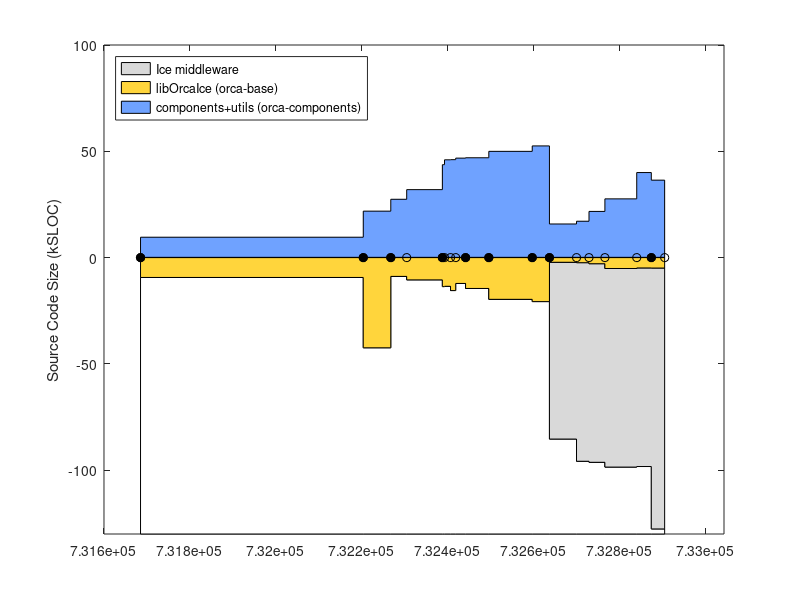

This figure's MATLAB source: (Note: this script raises an error after producing the figure.)
% keep track of orca project size using sloccount
clear all

% include/* except: include/{Freeze IceSSL IcePatch2}
% src/{Ice Slice IceGrid icecpp IceStorm slice2cpp IceUtil IceBox IceXML}
Sice212 = [
(7842-1000) + (22093+18419+11499+10568+4392+4200+4252+567+316)
];
Sice301 = [
(8164-1000) + (23018+19384+19169+10596+4479+4343+4308+622+319)
];
% now also add Java:
% src/{IceInternal Ice IceUtil IceBox}
Sice310 = [
(8810-1200) + (24275+20494+22689+10587+4569+4877+4770+667+319) + (13190+6915+1262+493)
];

% for comparison, ASN
Sasn = 90433;

% indeces
iyy=1;
imm=2;
idd=3;
iver=4;
isub=5;
ibase=6;
icomp=7;

Sorca = [ ...
% YY    MM  DD  ?   SUB     BASE     COMP             VERSION
% 0.8.6: a single distro, divide in halves arbitrarily
2003    4   14  1   0       18930/2 18930/2;          % 0.8.6 (last change in doc/ChangeLog
% BASE: orca-base
% COMP: orca-components
2004    9   13  1   0       42543   21726;            % 0.11.0
2004    11  16  1   0       8963    27310;            % 0.12.0
2004    12  23  0   0       10596   31845;            % 0.12.1
2005    3  16   1   0       13767   43576;            % 0.13.0
2005    3  21   0   0       13620   45874;            % 0.13.1
2005    4   4   0   0       15630   45944;            % 0.13.2
2005    4   16  0   0       12283   46666;            % 0.13.3
2005    5   9   1   0       14639   46837;            % 0.14.0
2005    7   2   1   0       19751   49854;            % 0.15.0
2005    10  11  1   0       20818   52408;            % 1.0.0
% BASE: just orcaice; should include interfaces/slice but can't
% COMP: comp + util - orcaice 
2005    11  20  1   Sice212 2320    9226+8781-2320;   % 2.0.0-rc1
2006    1   22  0   Sice301 2511    9801+9695-2511;   % 2.0.0-rc2
2006    2   20  0   Sice301 2998    9867+14734-2998;  % 2.0.0-rc3
2006    3   29  0   Sice301 5250    14625+18131-5250; % 2.0.0-rc4
2006    6   11  0   Sice301 4985    19999+24867-4985; % 2.0.0-rc5
2006    7   15  1   Sice310 5029    20040+21291-5029  % 2.0.0
];
Vorca ={'0.8.6', '0.11.0', '0.12.0', '0.12.1', '0.13.0', '0.13.1', '0.13.2', '0.13.3', '0.14.0', '0.15.0', '1.0.0', ...
    '2.0.0-rc1', '2.0.0-rc2', '2.0.0-rc3', '2.0.0-rc4', '2.0.0-rc5', '2.0.0' }';

% add a dummy release just for display
Sorca(end+1,:) = Sorca(end,:);
Sorca(end,imm) = Sorca(end,imm)+1;
Sorca(end,iver) = 0;
Vorca{end+1} = 'dummy';

% convert dates
Torca = datenum(Sorca(:,iyy),Sorca(:,imm),Sorca(:,idd));

% 2nd digit releases
i2 = (Sorca(:,iver)==1);
Torca2 = Torca(i2);
Vorca2 = Vorca(i2);

Splayer = [ 
% YY    MM  DD  ?   SUB     BASE                COMP           VERSION
% BASE: (server-drivers)+client_libs
% COMP: drivers + utils
2002    12 04   1  0    (17331-12037)+9188      12037+2685;    % 1.3.1
2003    7  15   1  0    (30452-24334)+12458      24334+3064;    % 1.4rc1
2003    12 07   1  0    (37378-30947)+13110     30947+9633;    % 1.4rc2
2004    5  31   1  0    (49225-42643)+13664     42643+3550;    % 1.5
2004    11 12   1  0    (50758-43190)+13545     43190+4479;    % 1.6
2005    1  31   0  0    (52069-44517)+13576     44517+4662;    % 1.6.2
2005    7  28   0  0    (53348-45686)+14300     45686+5188;    % 1.6.5
% BASE: (libplayercore-./bindings/java/net) + client_libs + (libplayertcp-./bindings/java)
% note: libplayerxdr is autogenerated
% COMP: server + utils
2005    10 25   0  0    (4866-0)+7560+(1391-0)  46474+5725      % 2.0pre7
2006    2  28   1  0    (52739-20157)+8513+(2740-1291)  48764+5940 % 2.0.0
2006    3  25   1  0    (53957-20592)+8909+(2740-1291)  47069+5964 % 2.0.1
2006    6  9    1  0    (56741-21756)+9575+(2767-1319)  51983+9438 % 2.0.2
];
Tplayer = datenum(Splayer(:,1),Splayer(:,2),Splayer(:,3));

%  Player v. 2.0.2
%  56741   libplayercore   cpp=33113,java=21756,ansic=1692,python=180
%  51983   server          cpp=42391,ansic=9592
%  9575    client_libs     ansic=5053,cpp=4300,python=222
%  9438    utils           ansic=5310,cpp=3971,python=157
%  8357    top_dir         sh=8357
%  7053    libplayerxdr    ansic=6840,python=213
%  2849    rtk2            ansic=2849
%  2767    libplayertcp    cpp=2383,java=284,ansic=100
%  1352    examples        cpp=1277,ansic=75
%  237     replace         ansic=237
%  205     libplayerjpeg   ansic=205
%  22      doc             sh=19,php=3
%  0       config          (none)

Smax = 130;
d0 = [Torca Torca]'; d0=d0(:); d0(1)=[];
d1 = Smax-Sorca(:,isub)-Sorca(:,ibase); d1 = [d1 d1]'; d1=d1(:); d1(end)=[];
d2 = Sorca(:,isub); d2 = [d2 d2]'; d2=d2(:); d2(end)=[];
d3 = Sorca(:,ibase); d3 = [d3 d3]'; d3=d3(:); d3(end)=[];
d4 = Sorca(:,icomp); d4 = [d4 d4]'; d4=d4(:); d4(end)=[];

figure(1), clf
ha=area( d0, [d1 d2 d3 d4]/1e3, -Smax ); hold on
plot( Torca, 0*Torca, 'k-o' )
h2=plot( Torca2, 0*Torca2, 'ko' );
set(h2,'markerfacecolor','k')
ylabel('Source Code Size (kSLOC)')

set(ha(1),'facecolor',1*[1 1 1]);
set(ha(2),'facecolor',.85*[1 1 1]);
set(ha(3),'facecolor',min(255,[255 153 0]+60)/255);
set(ha(4),'facecolor',min(255,[51 102 255]+60)/255);
ha(1)=[];
legend(ha,'Ice middleware','libOrcaIce (orca-base)','components+utils (orca-components)', 'Location','NorthWest')
%  xlim(datenum([2004;2005],[7;7],[1;1]) )
ylim([-Smax 100])
ax=axis;
xlim( [ax(1) datenum([2006 12 31])] )
ax=axis;
% label releases
mark('x', Torca2 )
i2odd = (1:2:length(Torca2));
ht = text(Torca2(i2odd)+5,.04*ax(4)*ones(length(i2odd),1),Vorca2(i2odd));
set(ht,'fontsize',8)
i2even = (2:2:length(Torca2));
ht = text(Torca2(i2even)+5,.08*ax(4)*ones(length(i2even),1),Vorca2(i2even));
set(ht,'fontsize',8)
datetick( 'x', 12 )
hp = plot( Tplayer, -Splayer(:,ibase)/1e3, 'k--o', Tplayer, Splayer(:,icomp)/1e3, 'k--o' );
set(hp, 'color', .5*[1 1 1] )
hpt = text( Tplayer(2), -Splayer(2,ibase)/1e3-8, 'Player "base"');
set(hpt, 'color', .5*[1 1 1] )
hpt = text( Tplayer(2), Splayer(2,icomp)/1e3-5, 'Player "components"');
set(hpt, 'color', .5*[1 1 1] )
%mark('y', Dasn(1,1)/1e3 );
%text( datenum([2003 5 1]), Dasn(1,1)/1e3, 'ASN')
xlabel('Releases')
title('orca-robotics.sf.net')

ht=text(datenum(2003,7,1),-Smax+10, '* generated using David A. Wheeler`s SLOCCount' );
set(ht,'fontsize',8)

return
wpos = get(gcf,'position')
ppos = get(gcf,'paperposition')
ppos(4) = wpos(4) * ppos(3)/wpos(3);
ppos
set(gcf,'paperposition', ppos );
print -dpng 'release_sloc_hist'

set(gca,'xtick',Torca2, 'xticklabel', v2)
mark('x',2005)
text(2005,0,'2005')
